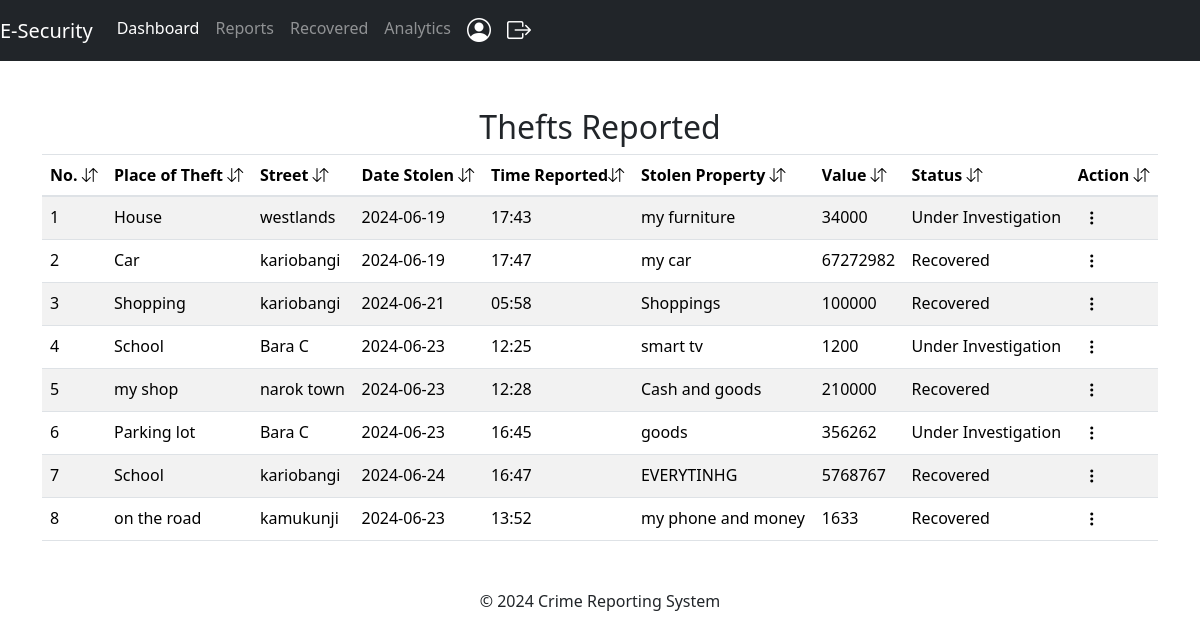
Page /admin/reports_status on the committed database.
### app/posts/models.py (models this page shows)
class Theft(db.Model, UserMixin):
    theft_id = db.Column(db.Integer, primary_key=True)
    place_of_theft = db.Column(db.String(50), nullable=False)
    street_address = db.Column(db.String(30), nullable=False)
    city = db.Column(db.String(10), nullable=False)
    date_of_theft = db.Column(db.String(10), nullable=False)
    reported_by = db.Column(db.String(10), nullable=True)
    phone_number = db.Column(db.String(10), nullable=False)
    value = db.Column(db.Integer, nullable=False)
    time_of_theft = db.Column(db.String(10), nullable=False)
    stolen_property = db.Column(db.Text, nullable=False)
    description = db.Column(db.Text, nullable=False)
    status = db.Column(db.String(10), nullable=True)
    date_received = db.Column(db.DateTime, nullable=False, default=func.now())
    victim_id = db.Column(db.Integer, db.ForeignKey('user.id'))

### app/admins/routes.py (the view)
@admins.route('/admin/reports_status')
def reportStatus():
    thefts = Theft.query.all()
    return render_template('admin/reports_status.html', title='Reports Status', thefts=thefts)

### app/templates/admin/reports_status.html (shortened to what this page needs)
{% extends 'admin/layout.html' %}
{% block content %}
<div class="container">
<table class="table table-striped table-hover">
  <h2 style="text-align: center;">Thefts Reported</h2>
  <thead>
      <tr>
          <th scope="col">No. <i class="bi bi-arrow-down-up"></i></th>
          <th scope="col">Place of Theft <i class="bi bi-arrow-down-up"></i></th>
          <th scope="col">Street <i class="bi bi-arrow-down-up"></i></th>
          <th scope="col">Date Stolen <i class="bi bi-arrow-down-up"></i></th>
          <th scope="col">Time Reported<i class="bi bi-arrow-down-up"></i></th>
          <th scope="col">Stolen Property <i class="bi bi-arrow-down-up"></i></th>
          <th scope="col">Value <i class="bi bi-arrow-down-up"></i></th>
          <th scope="col">Status <i class="bi bi-arrow-down-up"></i></th>
          <th scope="col">Action <i class="bi bi-arrow-down-up"></i></th>
      </tr>
  </thead>
  <tbody>
      {% for theft in thefts %}
          <tr>
              <td>{{ loop.index }}</td>
              <td>{{ theft.place_of_theft }}</td>
              <td>{{ theft.street_address }}</td>
              <td>{{ theft.date_of_theft }}</td>
              <td>{{ theft.time_of_theft }}</td>
              <td>{{ theft.stolen_property }}</td>
              <td>{{ theft.value }}</td>
              <td>{{ theft.status }}</td>
              <td>
                <div class="dropdown">
                    <button class="three-dots-btn" type="button" id="dropdownMenuButton{{ theft.theft_id }}" data-bs-toggle="dropdown" aria-expanded="false">
                        <i class="bi bi-three-dots-vertical"></i>
                    </button>
                </div>
              </td>
          </tr>
      {% endfor %}
  </tbody>
</table>
</div>
{% endblock content %}

### app/templates/admin/layout.html (style rules this page uses)
html,body { height: 100%; width: 100%; padding-top: 30px; }

### app/templates/admin/reports_status.html (style rules this page uses)
.three-dots-btn { background: none; border: none; cursor: pointer; }

### rows in the picture
Theft: place_of_theft "House", street_address "westlands", date_of_theft "2024-06-19", time_of_theft "17:43", stolen_property "my furniture", value "34000", status "Under Investigation"
Theft: place_of_theft "Car", street_address "kariobangi", date_of_theft "2024-06-19", time_of_theft "17:47", stolen_property "my car", value "67272982", status "Recovered"
Theft: place_of_theft "Shopping", street_address "kariobangi", date_of_theft "2024-06-21", time_of_theft "05:58", stolen_property "Shoppings", value "100000", status "Recovered"
Theft: place_of_theft "School", street_address "Bara C", date_of_theft "2024-06-23", time_of_theft "12:25", stolen_property "smart tv", value "1200", status "Under Investigation"
Theft: place_of_theft "my shop", street_address "narok town", date_of_theft "2024-06-23", time_of_theft "12:28", stolen_property "Cash and goods", value "210000", status "Recovered"
Theft: place_of_theft "Parking lot", street_address "Bara C", date_of_theft "2024-06-23", time_of_theft "16:45", stolen_property "goods", value "356262", status "Under Investigation"
Theft: place_of_theft "School", street_address "kariobangi", date_of_theft "2024-06-24", time_of_theft "16:47", stolen_property "EVERYTINHG", value "5768767", status "Recovered"
Theft: place_of_theft "on the road", street_address "kamukunji", date_of_theft "2024-06-23", time_of_theft "13:52", stolen_property "my phone and money", value "1633", status "Recovered"
